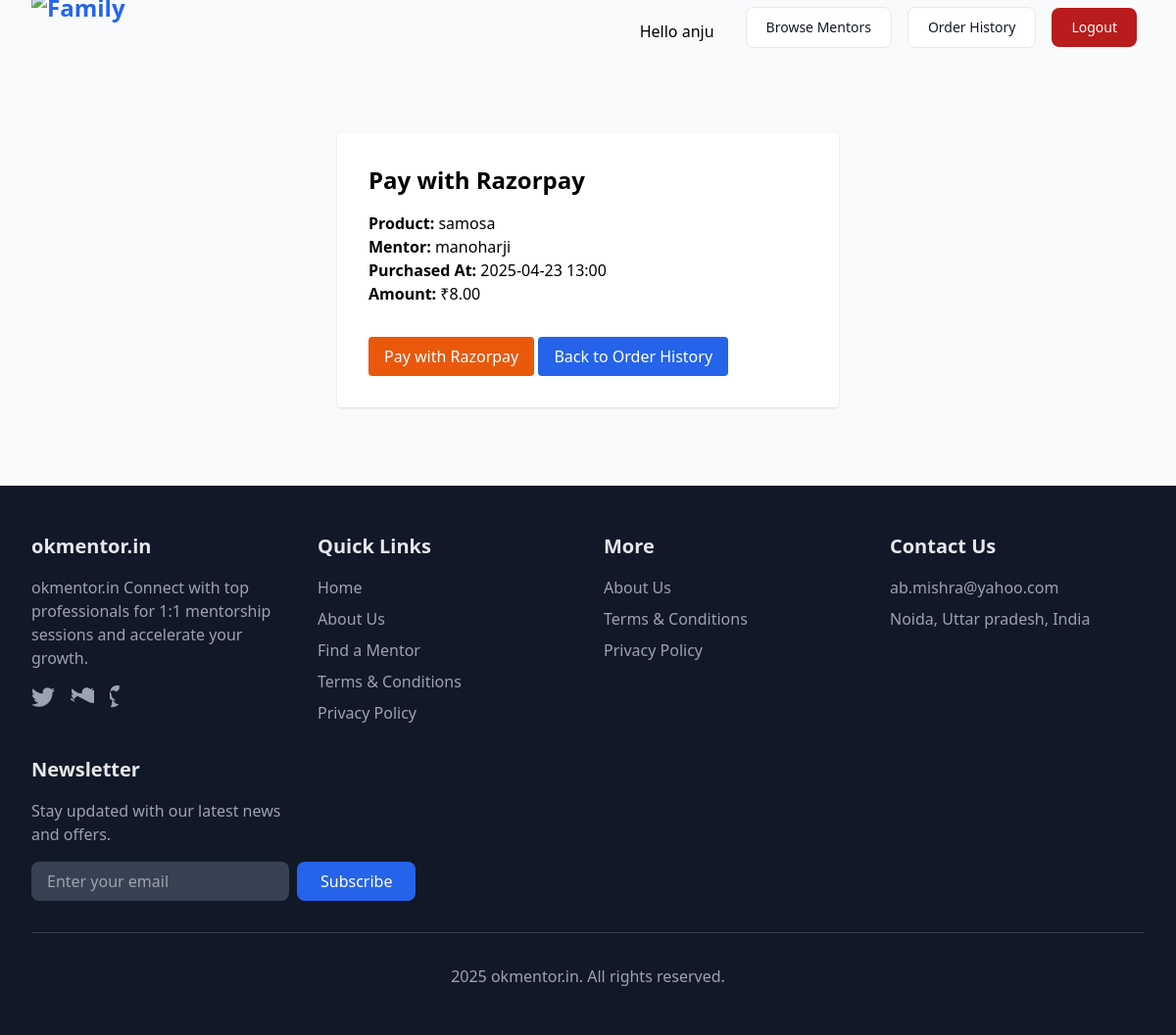
Screenshot of /digital-order/2/razorpay/ (signed in) with the database file from the repository.
### marketplace/models.py (models this page shows, shortened)
class DigitalProductOrder(models.Model):
    user = models.ForeignKey(User, on_delete=models.CASCADE, related_name='digital_product_orders')
    product = models.ForeignKey(DigitalProduct, on_delete=models.CASCADE, related_name='orders')
    purchased_at = models.DateTimeField(auto_now_add=True)
    is_delivered = models.BooleanField(default=False)

class DigitalProduct(models.Model):
    mentor = models.ForeignKey(MentorProfile, on_delete=models.CASCADE, related_name='digital_products')
    name = models.CharField(max_length=100)
    description = models.TextField()
    price = models.DecimalField(max_digits=8, decimal_places=2)
    file = models.FileField(upload_to='digital_products/', blank=True, null=True, help_text="Optional: upload a digital file for download.")
    delivery_instructions = models.TextField(blank=True, help_text="Instructions for how the product will be delivered (e.g., email, link, etc.)")
    created_at = models.DateTimeField(auto_now_add=True)

class MentorProfile(models.Model):
    user = models.OneToOneField(User, on_delete=models.CASCADE)
    bio = models.TextField(blank=True)
    expertise_tags = models.CharField(max_length=255, help_text="Comma-separated tags")
    domains = models.CharField(max_length=255, help_text="Comma-separated domains (tech, marketing, etc.)")
    is_mentor = models.BooleanField(default=False)
    calendar_link = models.URLField(blank=True)
    linkedin_url = models.URLField(blank=True)
    google_scholar_url = models.URLField(blank=True)
    profile_image = models.ImageField(upload_to='profile_images/', blank=True, null=True)
    category = models.CharField(max_length=100, blank=True)
    kyc_status = models.CharField(max_length=20, choices=[('pending','Pending'),('approved','Approved'),('rejected','Rejected')], default='pending')
    kyc_document = models.FileField(upload_to='kyc_docs/', blank=True, null=True)

### marketplace/views.py (the view)
# urls.py: path('digital-order/<int:order_id>/razorpay/', views.razorpay_payment_digital, name='razorpay_payment_digital'),
@login_required
def razorpay_payment_digital(request, order_id):
    from .models import DigitalProductOrder
    order = DigitalProductOrder.objects.get(id=order_id, user=request.user)
    client = razorpay.Client(auth=(settings.RAZORPAY_KEY_ID, settings.RAZORPAY_KEY_SECRET))
    amount = int(order.product.price * 100)
    razorpay_order = client.order.create({
        "amount": amount,
        "currency": "INR",
        "payment_capture": "1"
    })
    context = {
        "order": order,
        "razorpay_order_id": razorpay_order["id"],
        "razorpay_key_id": settings.RAZORPAY_KEY_ID,
        "amount": amount,
        "callback_url": reverse("razorpay_payment_digital_callback", args=[order.id]),
        "description": "Digital Product Payment",
    }
    return render(request, "mentor/razorpay_payment_digital.html", context)

### marketplace/templatetags/marketplace_extras.py (called while the page is built)
@register.filter
def is_mentor(user):
    try:
        return hasattr(user, 'mentorprofile') and user.mentorprofile.is_mentor
    except Exception:
        return False

### templates/mentor/razorpay_payment_digital.html (shortened to what this page needs)
{% extends 'base.html' %}
{% block content %}
<div class="max-w-lg mx-auto bg-white p-8 rounded shadow mt-10">
    <h1 class="text-2xl font-bold mb-4">Pay with Razorpay</h1>
    <div class="mb-4">
        <span class="font-semibold">Product:</span> {{ order.product.name }}<br>
        <span class="font-semibold">Mentor:</span> {{ order.product.mentor.user.username }}<br>
        <span class="font-semibold">Purchased At:</span> {{ order.purchased_at|date:"Y-m-d H:i" }}<br>
        <span class="font-semibold">Amount:</span> ₹{{ order.product.price }}
    </div>
    {% include 'mentor/razorpay_checkout_script.html' %}
    <a href="{% url 'user_order_history' %}" class="inline-block bg-blue-600 text-white px-4 py-2 rounded hover:bg-blue-700 transition mt-4">Back to Order History</a>
</div>
{% endblock %}

### templates/base.html (shortened to what this page needs)
{% load marketplace_extras %}
<!DOCTYPE html>
<html lang="en">
<head>
    <script src="https://cdn.tailwindcss.com"></script>
</head>
<body class="bg-gray-50 min-h-screen flex flex-col">
    <nav class=" sticky top-0 z-50">
      <div class="max-w-7xl mx-auto px-4 sm:px-6 lg:px-8">
        <div class="flex justify-between h-16 items-center">
          <div class="flex-shrink-0 flex items-center">
            <a href="/" class="text-2xl font-extrabold text-blue-600">
              <img src="https://iili.io/3XFNMXe.md.png" alt="Family" class="w-30 h-20">
            </a>
          </div>
          <div class="hidden md:flex md:items-center md:space-x-4">
            <span class="ml-4 mr-4">Hello {{ user.username }}</span>
            <a href="{% url 'mentor_list' %}" class="py-2.5 px-5 me-2 mb-2 text-sm font-medium text-gray-900 focus:outline-none bg-white rounded-lg border border-gray-200 hover:bg-gray-100 hover:text-blue-700 focus:z-10 focus:ring-4 focus:ring-gray-100 dark:focus:ring-gray-700 dark:bg-gray-800 dark:text-gray-400 dark:border-gray-600 dark:hover:text-white dark:hover:bg-gray-700">Browse Mentors</a>
            {% if user.is_authenticated %}
              <a href="{% url 'user_order_history' %}" class="py-2.5 px-5 me-2 mb-2 text-sm font-medium text-gray-900 focus:outline-none bg-white rounded-lg border border-gray-200 hover:bg-gray-100 hover:text-blue-700 focus:z-10 focus:ring-4 focus:ring-gray-100 dark:focus:ring-gray-700 dark:bg-gray-800 dark:text-gray-400 dark:border-gray-600 dark:hover:text-white dark:hover:bg-gray-700">Order History</a>
              <form method="post" action="{% url 'logout' %}" style="display:inline;">
                <button type="submit" class="focus:outline-none text-white bg-red-700 hover:bg-red-800 focus:ring-4 focus:ring-red-300 font-medium rounded-lg text-sm px-5 py-2.5 me-2 mb-2 dark:bg-red-600 dark:hover:bg-red-700 dark:focus:ring-red-900">Logout</button>
              </form>
            {% endif %}
          </div>
        </div>
      </div>
    </nav>
    <main class="flex-1 container mx-auto py-8">
        {% block content %}{% endblock %}
    </main>
<footer class="bg-gray-900 text-gray-200 mt-12">
    <div class="max-w-7xl mx-auto px-4 sm:px-6 lg:px-8 py-12">
        <div class="grid grid-cols-1 md:grid-cols-4 gap-8">
            <div>
                <h3 class="text-xl font-bold mb-4">okmentor.in</h3>
                <p class="text-gray-400 mb-4">okmentor.in  Connect with top professionals for 1:1 mentorship sessions and accelerate your growth.</p>
                <div class="flex space-x-4">
                    <a href="#" class="text-gray-400 hover:text-white">
                    </a>
                    <a href="#" class="text-gray-400 hover:text-white">
                    </a>
                    <a href="#" class="text-gray-400 hover:text-white">
                    </a>
                </div>
            </div>
            <div>
                <h3 class="text-xl font-bold mb-4">Quick Links</h3>
                <ul class="space-y-2">
                    <li><a href="{% url 'home' %}" class="text-gray-400 hover:text-white transition">Home</a></li>
                    <li><a href="{% url 'about' %}" class="text-gray-400 hover:text-white transition">About Us</a></li>
                    <li><a href="{% url 'mentor_list' %}" class="text-gray-400 hover:text-white transition">Find a Mentor</a></li>
                    <li><a href="{% url 'terms' %}" class="text-gray-400 hover:text-white transition">Terms & Conditions</a></li>
                    <li><a href="{% url 'privacy' %}" class="text-gray-400 hover:text-white transition">Privacy Policy</a></li>
                </ul>
            </div>
            <div>
                <h3 class="text-xl font-bold mb-4">More</h3>
                <ul class="space-y-2">
                    <li><a href="{% url 'about' %}" class="text-gray-400 hover:text-white transition">About Us</a></li>
                    <li><a href="{% url 'terms' %}" class="text-gray-400 hover:text-white transition">Terms & Conditions</a></li>
                    <li><a href="{% url 'privacy' %}" class="text-gray-400 hover:text-white transition">Privacy Policy</a></li>
                </ul>
            </div>
            <div>
                <h3 class="text-xl font-bold mb-4">Contact Us</h3>
                <ul class="space-y-2">
                    <li><a href="mailto:ab.mishra@yahoo.com" class="text-gray-400 hover:text-white transition">ab.mishra@yahoo.com</a></li>
                   <li><a href="#" class="text-gray-400 hover:text-white transition">Noida, Uttar pradesh,  India</a></li>
                </ul>
            </div>
            <div>
                <h3 class="text-xl font-bold mb-4">Newsletter</h3>
                <p class="text-gray-400 mb-4">Stay updated with our latest news and offers.</p>
                <form class="flex flex-col sm:flex-row gap-2">
                    <input type="email" placeholder="Enter your email" class="flex-1 px-4 py-2 rounded-lg bg-gray-700 text-white focus:outline-none focus:ring-2 focus:ring-blue-500">
                    <button type="submit" class="px-6 py-2 bg-blue-600 text-white rounded-lg hover:bg-blue-700 transition">Subscribe</button>
                </form>
            </div>
        </div>
        <div class="border-t border-gray-700 mt-8 pt-8 text-center">
            <p class="text-gray-400"> 2025 okmentor.in. All rights reserved.</p>
        </div>
    </div>
</footer>
</body>
</html>

### rows the page displays
DigitalProductOrder: product.name "samosa", product.mentor.user.username "manoharji", purchased_at "2025-04-23 13:00", product.price "8.00"

### other values shown
{{ user.username }} "anju"
